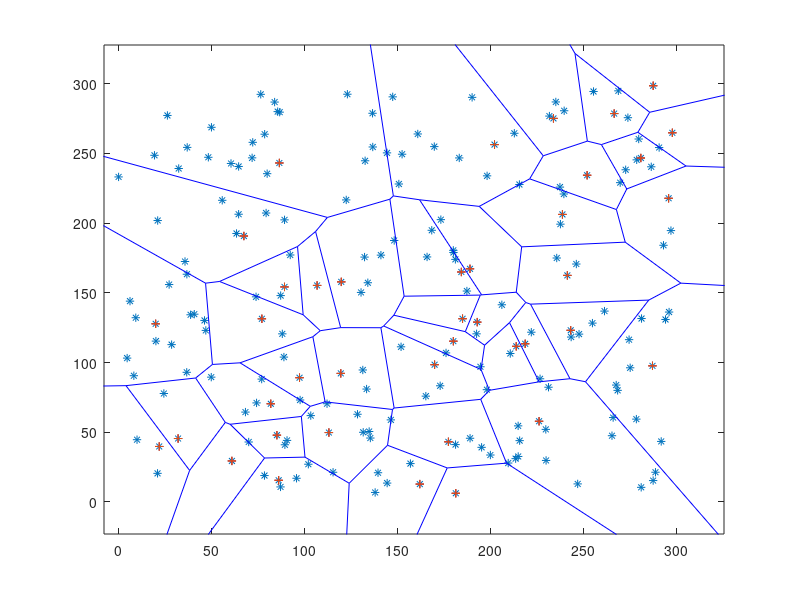

Source code (MATLAB):
%Definitions
clc
clear all;
close all;
xm=300;
ym=300;
sink.x=0.5*xm;
sink.y=0.5*ym;
sink.x=100;
sink.y=75;
n=200;
p=0.1;
Eo=0.5;
INFINITY=999999999;



for i=1:1:n
    S(i).xd=rand(1,1)*xm;
    XR(i)=S(i).xd;
    S(i).yd=rand(1,1)*ym;
    YR(i)=S(i).yd;
    S(i).G=0;
    S(i).type='N';
    S(i).E=Eo;
    S(i).ENERGY=0;
end
plot(XR,YR,'*');
hold on;

S(n+1).xd=sink.x
S(n+1).yd=sink.y

%Cluster head selection
r=1;
cluster=1;
for i=1:1:n
   if(S(i).E>0)
     temp_rand=rand;     
        if(temp_rand <=0.2)
            S(i).type = 'C';
            S(i).G = round(1/p)-1;
            C(cluster).xd = S(i).xd;
            C(cluster).yd = S(i).yd;
   
            distance=sqrt((S(i).xd-(S(n+1).xd))^2 + (S(i).yd-(S(n+1).yd))^2);
            
            C(cluster).distance = distance;
            C(cluster).id = i;
            X(cluster)=S(i).xd;
            Y(cluster)=S(i).yd;
            cluster=cluster+1;
            distanceBroad = sqrt(xm*xm+ym*ym);

        end     
   end 
end
plot(X,Y,'r+');



%Voroni Formation
[vx,vy]=voronoi(X(:),Y(:));
hold on;
voronoi(X,Y);




%Node choosing heads
for i=1:1:n
   if (S(i).type=='N' && S(i).E>0) 
    % min_dis = sqrt( (S(i).xd-S(n+1).xd)^2 + (S(i).yd-S(n+1).yd)^2 );%
     min_dis = INFINITY;
     if(cluster-1>=1)
         min_dis_cluster = 1;
        
         for c = 1:1:cluster-1 %
            %temp = min(min_dis,sqrt( (S(i).xd - C(c).xd)^2 + (S(i).yd - C(c).yd)^2 ) );
            temp = sqrt((S(i).xd - C(c).xd)^2 + (S(i).yd - C(c).yd)^2);
            if (temp<min_dis)
                min_dis = temp;
                min_dis_cluster = c;
            end
         end       
         S(i).min_dis = min_dis;
         S(i).min_dis_cluster = min_dis_cluster;
     
     end
  end
end

